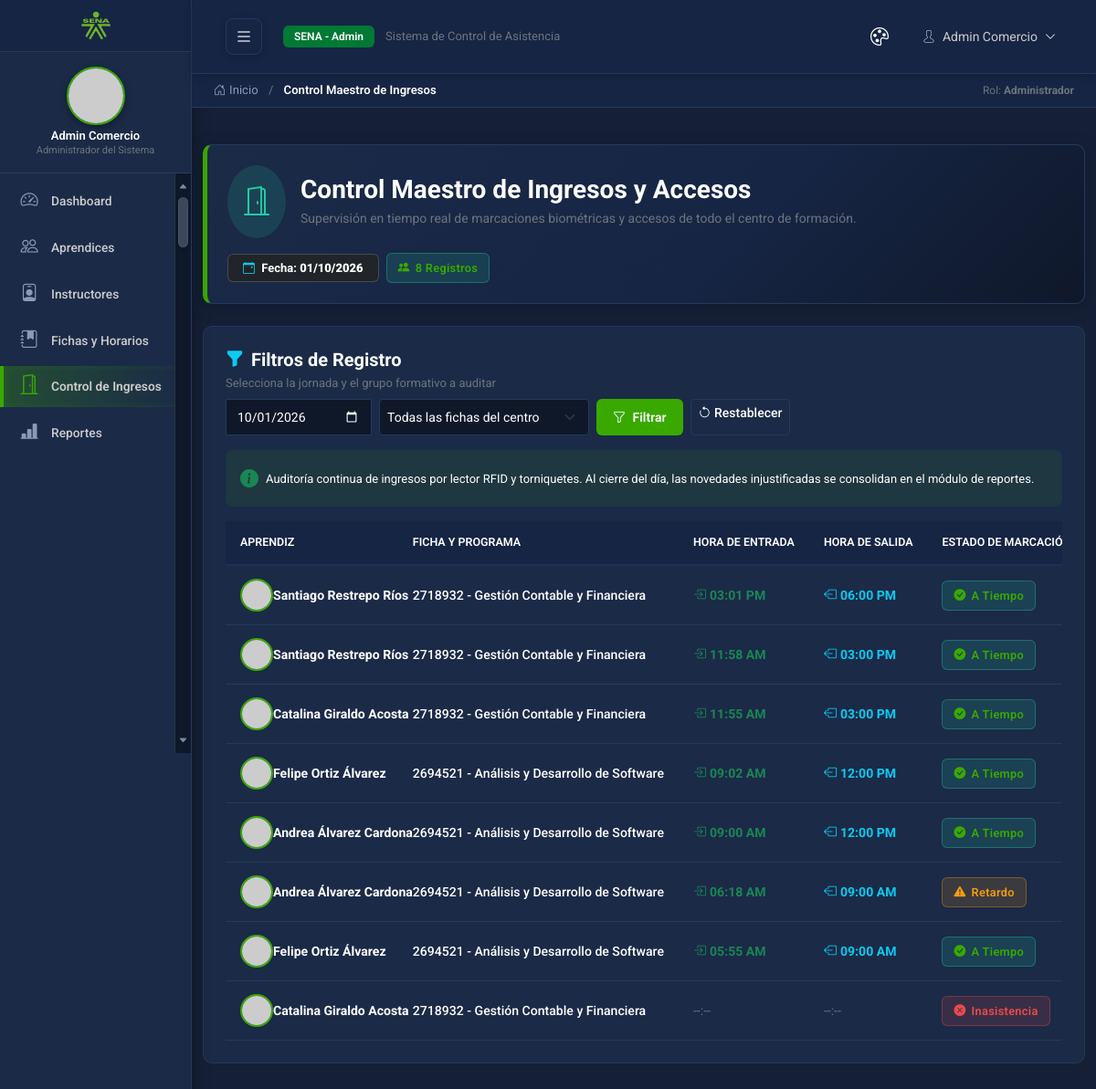
/app/Views/admin/ingresos.php?fecha=2026-10-01 (signed in), run on the app's committed database.
### tables this page shows
CREATE TABLE IF NOT EXISTS `asistencia` (
  `id_registro` INT(11) NOT NULL AUTO_INCREMENT,
  `fecha` DATE NOT NULL,
  `hora_entrada` TIME NULL DEFAULT NULL,
  `hora_salida` TIME NULL DEFAULT NULL,
  `estado` ENUM('Asistio', 'Retardo', 'Salida Temprana', 'Inasistencia', 'Justificada') NOT NULL,
  `minutos_retardo` INT(11) NULL DEFAULT 0,
  `aprendices_id_aprendiz` INT(11) NOT NULL,
  `excusas_medicas_id_excusa` INT(11) NULL DEFAULT NULL,
  `instructores_id_instructor` INT(11) NOT NULL,
  `horarios_id_horario` INT(11) NULL DEFAULT NULL,
  PRIMARY KEY (`id_registro`),
  INDEX `fk_asistencia_aprendices` (`aprendices_id_aprendiz` ASC),
  INDEX `fk_asistencia_excusas_medicas1_idx` (`excusas_medicas_id_excusa` ASC),
  INDEX `fk_asistencia_instructores1_idx` (`instructores_id_instructor` ASC),
  INDEX `fk_asistencia_horarios_idx` (`horarios_id_horario` ASC),
  CONSTRAINT `fk_asistencia_aprendices`
    FOREIGN KEY (`aprendices_id_aprendiz`)
    REFERENCES `aprendices` (`id_aprendiz`)
    ON DELETE NO ACTION
    ON UPDATE NO ACTION,
  CONSTRAINT `fk_asistencia_excusas_medicas1`
    FOREIGN KEY (`excusas_medicas_id_excusa`)
    REFERENCES `excusas_medicas` (`id_excusa`)
    ON DELETE NO ACTION
    ON UPDATE NO ACTION,
  CONSTRAINT `fk_asistencia_instructores1`
    FOREIGN KEY (`instructores_id_instructor`)
    REFERENCES `instructores` (`id_instructor`)
    ON DELETE NO ACTION
    ON UPDATE NO ACTION,
  CONSTRAINT `fk_asistencia_horarios`
    FOREIGN KEY (`horarios_id_horario`)
    REFERENCES `horarios` (`id_horario`)
    ON DELETE SET NULL
    ON UPDATE CASCADE);

### app/Views/admin/ingresos.php (the view, shortened to what this page needs)
<?php
$pdo = Database::conectar();
$fecha = $_GET['fecha'] ?? date('Y-m-d');
$ingresos = [];
try {
    $sql = "SELECT
                CONCAT(u.nombres, ' ', u.apellidos) as aprendiz,
                CONCAT(f.numero_ficha, ' - ', f.programa) as ficha,
                a.hora_entrada as entrada,
                a.hora_salida as salida,
                a.estado
            FROM asistencia a
            JOIN aprendices ap ON a.aprendices_id_aprendiz = ap.id_aprendiz
            JOIN usuarios u ON ap.usuarios_id_usuario = u.id_usuario
            JOIN fichas f ON ap.fichas_id_ficha = f.id_ficha
            WHERE a.fecha = :fecha";
    $params = [':fecha' => $fecha];
    $sql .= " ORDER BY a.hora_entrada DESC";
    $stmt = $pdo->prepare($sql);
    $stmt->execute($params);
    $ingresos = $stmt->fetchAll(PDO::FETCH_ASSOC);
} catch (Exception $e) {
}
require __DIR__ . '/../layouts/header.php';
?>
<div class="sena-welcome-banner mb-4">
    <div class="d-flex align-items-center justify-content-between flex-wrap gap-3">
        <div class="d-flex align-items-center gap-3">
            <div class="p-3 rounded-circle" style="background: rgba(36, 202, 161, 0.15); color: #24caa1;">
                <i class="bi bi-door-open fs-2"></i>
            </div>
            <div>
                <h3 class="text-theme-primary fw-bold mb-1">Control Maestro de Ingresos y Accesos</h3>
                <p class="text-secondary mb-0" style="font-size:14px;">Supervisión en tiempo real de marcaciones biométricas y accesos de todo el centro de formación.</p>
            </div>
        </div>
        <div class="d-flex align-items-center gap-2">
            <span class="badge bg-dark border border-secondary border-opacity-50 px-3 py-2 text-theme-primary" style="font-size:13px;">
                <i class="bi bi-calendar-event text-info me-1"></i> Fecha: <strong><?= date('d/m/Y', strtotime($fecha)) ?></strong>
            </span>
            <span class="badge-sena badge-on-time">
                <i class="bi bi-people-fill"></i> <?= count($ingresos) ?> Registros
            </span>
        </div>
    </div>
</div>
<div class="card border-0 card-stat-ux p-4 mb-4">
    <div class="d-flex justify-content-between align-items-center mb-3 flex-wrap gap-2">
        <div>
            <h5 class="text-theme-primary fw-bold mb-1"><i class="bi bi-funnel-fill me-2 text-info"></i>Filtros de Registro</h5>
            <p class="text-secondary mb-0" style="font-size:13px;">Selecciona la jornada y el grupo formativo a auditar</p>
        </div>
        <form class="d-flex gap-2 flex-wrap" method="get">
            <input type="date" class="form-control form-control-sm" name="fecha" value="<?= htmlspecialchars($fecha) ?>" style="width: 160px; background-color: var(--nk-bg-inset); color: var(--nk-text-primary); border-color: var(--nk-border-color);">
            <select class="form-select form-select-sm" name="ficha" style="width:230px; background-color: var(--nk-bg-inset); color: var(--nk-text-primary); border-color: var(--nk-border-color);">
                <option value="">Todas las fichas del centro</option>
            </select>
            <button type="submit" class="btn btn-sm btn-sena-green"><i class="bi bi-funnel me-1"></i> Filtrar</button>
            <?php if (!empty($fichaSeleccionada) || $fecha !== date('Y-m-d')): ?>
                <a href="ingresos.php" class="btn btn-sm btn-sena-outline"><i class="bi bi-arrow-counterclockwise"></i> Restablecer</a>
            <?php endif; ?>
        </form>
    </div>
    <div class="alert alert-info sena-alert-info mb-3 d-flex align-items-center gap-2 border-0" role="alert" style="background:rgba(57,169,0,0.1); color:var(--nk-text-primary); border-radius: 8px;">
        <i class="bi bi-info-circle-fill text-success fs-5"></i>
        <div style="font-size: 13px;">
            Auditoría continua de ingresos por lector RFID y torniquetes. Al cierre del día, las novedades injustificadas se consolidan en el módulo de reportes.
        </div>
    </div>
    <div class="table-responsive">
        <table class="table table-nalika-dark table-hover w-100 align-middle mb-0">
            <thead>
                <tr>
                    <th>Aprendiz</th>
                    <th>Ficha y Programa</th>
                    <th>Hora de Entrada</th>
                    <th>Hora de Salida</th>
                    <th>Estado de Marcación</th>
                </tr>
            </thead>
            <tbody>
            <?php foreach ($ingresos as $i):
                $estadoLower = strtolower($i['estado']);
            ?>
                <tr>
                    <td>
                        <div class="d-flex align-items-center gap-2.5">
                            <img class="avatar-sm" src="https://ui-avatars.com/api/?background=random&name=<?= urlencode($i['aprendiz']) ?>" alt="" style="width: 36px; height: 36px; border-radius: 50%; border: 2px solid #39a900;">
                            <strong class="text-theme-primary"><?= htmlspecialchars($i['aprendiz']) ?></strong>
                        </div>
                    </td>
                    <td><span class="text-theme-primary fw-medium"><?= htmlspecialchars($i['ficha']) ?></span></td>
                    <td>
                        <?php if ($i['entrada']): ?>
                            <span class="text-success fw-bold"><i class="bi bi-box-arrow-in-right me-1"></i><?= date('h:i A', strtotime($i['entrada'])) ?></span>
                        <?php else: ?>
                            <span class="text-secondary">--:--</span>
                        <?php endif; ?>
                    </td>
                    <td>
                        <?php if ($i['salida']): ?>
                            <span class="text-info fw-bold"><i class="bi bi-box-arrow-left me-1"></i><?= date('h:i A', strtotime($i['salida'])) ?></span>
                        <?php else: ?>
                            <span class="text-secondary">--:--</span>
                        <?php endif; ?>
                    </td>
                    <td>
                        <?php if ($estadoLower === 'asistio' || $estadoLower === 'a-tiempo'): ?>
                            <span class="badge-sena badge-on-time"><i class="bi bi-check-circle-fill"></i> A Tiempo</span>
                        <?php elseif ($estadoLower === 'retardo'): ?>
                            <span class="badge-sena badge-late"><i class="bi bi-exclamation-triangle-fill"></i> Retardo</span>
                        <?php elseif ($estadoLower === 'inasistencia'): ?>
                            <span class="badge-sena badge-absent"><i class="bi bi-x-circle-fill"></i> Inasistencia</span>
                        <?php elseif ($estadoLower === 'salida temprana'): ?>
                            <span class="badge-sena badge-late"><i class="bi bi-arrow-left-circle-fill"></i> Salida Temprana</span>
                        <?php else: ?>
                            <span class="badge-sena badge-pending"><?= ucfirst($i['estado']) ?></span>
                        <?php endif; ?>
                    </td>
                </tr>
            <?php endforeach; ?>
            </tbody>
        </table>
    </div>
</div>
<?php require __DIR__ . '/../layouts/footer.php'; ?>

### public/assets/css/main.css (style rules this page uses)
:root, [data-theme="nalika"] { --bg-color: #152036; --text-color: #ffffff; --btn-bg: #1f2e4d; --btn-text: #ffffff; }
body { background-color: var(--bg-color); color: var(--text-color); transition: background-color 0.3s ease, color 0.3s ease; }

### public/assets/css/aprendiz-custom.css (style rules this page uses)
:root, [data-theme="nalika"] { --sena-green: #39a900; --sena-dark-green: #007934; --sena-light-green: #4cd911; --nk-bg-main: #152036; --nk-card-bg: #1b2a47; --nk-bg-card: #1b2a47; --nk-card-header: #162544; --nk-border-color: #253a5c; --nk-bg-inset: #0f1829; --nk-text-primary: #ffffff; --nk-text-muted: #8a9bb5; --nk-accent-blue: #24b5ca; --nk-bg-body: #152036; --nk-bg-surface: #1b2a47; --nk-bg-elevated: #1e3154; --nk-border-default: #1e3154; --nk-text-inverse: #152036; --status-on-time: #24caa1; --status-late: #f39c12; --status-absent: #eb4b4b; --status-excuse: #9b59b6; --sidebar-scroll-track-bg: #0f1829; --sidebar-scroll-border: rgba(255, 255, 255, 0.12); --sidebar-scroll-thumb: #616f85; --sidebar-scroll-thumb-hover: #8c9cb3; --sidebar-scroll-thumb-active: #24caa1; --sidebar-scroll-arrow: #7b889e; --sidebar-scroll-arrow-hover: #24caa1; --sidebar-scroll-arrow-bg-hover: rgba(36, 202, 161, 0.2); --sidebar-width: 210px; --sidebar-collapsed-width: 80px; }
body { background-color: var(--nk-bg-main) !important; color: var(--nk-text-primary); transition: background-color 0.3s ease, color 0.3s ease; }
.text-theme-primary { color: var(--nk-text-primary) !important; }
html { scroll-behavior: smooth; }
.sena-welcome-banner { background: linear-gradient(135deg, var(--nk-card-bg) 0%, var(--nk-card-header) 60%, var(--nk-bg-inset) 100%); border: 1px solid var(--nk-border-color); border-left: 5px solid var(--sena-green); border-radius: 10px; padding: 22px; margin-bottom: 25px; position: relative; overflow: hidden; box-shadow: 0 4px 20px rgba(0, 0, 0, 0.2); }
.card-stat-ux { background: var(--nk-card-bg); border: 1px solid var(--nk-border-color) !important; border-radius: 10px; padding: 20px; transition: transform 0.25s ease, box-shadow 0.25s ease, border-color 0.25s ease; }
.badge-sena { padding: 6px 12px; border-radius: 6px; font-weight: 600; font-size: 0.8rem; letter-spacing: 0.3px; display: inline-flex; align-items: center; gap: 6px; }
.badge-on-time { background: rgba(36, 202, 161, 0.15); color: var(--sena-green); border: 1px solid rgba(36, 202, 161, 0.35); }
.badge-late { background: rgba(243, 156, 18, 0.15); color: #f39c12; border: 1px solid rgba(243, 156, 18, 0.35); }
.badge-absent { background: rgba(235, 75, 75, 0.15); color: #eb4b4b; border: 1px solid rgba(235, 75, 75, 0.35); }
.table-nalika-dark { color: var(--nk-text-primary); vertical-align: middle; }
.table-nalika-dark th { background-color: var(--nk-card-header); color: var(--nk-text-muted); border-bottom: 2px solid var(--nk-border-color); font-weight: 600; text-transform: uppercase; font-size: 0.78rem; padding: 14px 16px; white-space: nowrap; }
.table-nalika-dark td { border-bottom: 1px solid var(--nk-border-color); padding: 14px 16px; font-size: 0.88rem; white-space: nowrap; }
.btn-sena-green { background-color: var(--sena-green) !important; color: var(--nk-text-primary) !important; border: none !important; font-weight: 600; padding: 9px 18px; border-radius: 6px; transition: all 0.2s ease; }
.form-control, input, select, textarea { background-color: var(--nk-bg-inset) !important; color: var(--nk-text-primary) !important; border-color: var(--nk-border-color) !important; }
.btn-sena-outline { background-color: transparent !important; border: 1px solid var(--nk-border-color) !important; color: var(--nk-text-primary) !important; font-weight: 500; transition: all 0.2s ease; }

### app/Views/layouts/header.php (style rules this page uses)
:root, [data-theme="nalika"] { --sidebar-scroll-track-bg: #0f1829; --sidebar-scroll-border: rgba(255, 255, 255, 0.12); --sidebar-scroll-thumb: #616f85; --sidebar-scroll-thumb-hover: #8c9cb3; --sidebar-scroll-thumb-active: #24caa1; --sidebar-scroll-arrow: #7b889e; --sidebar-scroll-arrow-hover: #24caa1; --sidebar-scroll-arrow-bg-hover: rgba(36, 202, 161, 0.2); }

### data on the page
asistencia: aprendiz "Santiago Restrepo Ríos", ficha "2718932 - Gestión Contable y Financiera", hora_entrada "03:01 PM", hora_salida "06:00 PM", estado "Asistio" (drawn)
asistencia: aprendiz "Santiago Restrepo Ríos", ficha "2718932 - Gestión Contable y Financiera", hora_entrada "11:58 AM", hora_salida "03:00 PM", estado "Asistio" (drawn)
asistencia: aprendiz "Catalina Giraldo Acosta", ficha "2718932 - Gestión Contable y Financiera", hora_entrada "11:55 AM", hora_salida "03:00 PM", estado "Asistio" (drawn)
asistencia: aprendiz "Felipe Ortiz Álvarez", ficha "2694521 - Análisis y Desarrollo de Software", hora_entrada "09:02 AM", hora_salida "12:00 PM", estado "Asistio" (drawn)
asistencia: aprendiz "Andrea Álvarez Cardona", ficha "2694521 - Análisis y Desarrollo de Software", hora_entrada "09:00 AM", hora_salida "12:00 PM", estado "Asistio" (drawn)
asistencia: aprendiz "Andrea Álvarez Cardona", ficha "2694521 - Análisis y Desarrollo de Software", hora_entrada "06:18 AM", hora_salida "09:00 AM", estado "Retardo" (drawn)
asistencia: aprendiz "Felipe Ortiz Álvarez", ficha "2694521 - Análisis y Desarrollo de Software", hora_entrada "05:55 AM", hora_salida "09:00 AM", estado "Asistio" (drawn)
asistencia: aprendiz "Catalina Giraldo Acosta", ficha "2718932 - Gestión Contable y Financiera", estado "Inasistencia" (drawn)

### other printed values
$nombreUsuario "Admin Comercio"
$tituloPagina "Control Maestro de Ingresos"
date('d/m/Y', strtotime($fecha)) "01/10/2026"
count($ingresos) "8"
